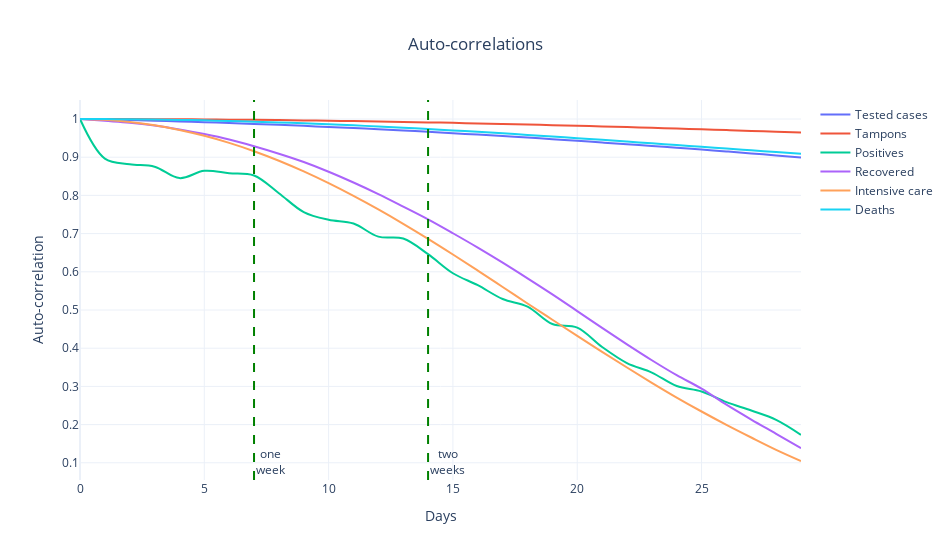

Notebook code cell kept with this figure:
### Code cell
days = 30

new_cases = pd.DataFrame({
   'giorni': range(days),
   'autocor_tamponi_eseguiti': [
      dpc_regioni_firstw['tamponi_giorno'].corr(
         dpc_regioni_firstw['tamponi_giorno'].shift(i)
      ) for i in range(days)],
   'autocor_casi_testati': [
      dpc_regioni_firstw['casi_testati_giorno'].corr(
         dpc_regioni_firstw['casi_testati_giorno'].shift(i)
      ) for i in range(days)],
   'autocor_nuovi_positivi': [
      dpc_regioni_firstw['nuovi_positivi'].corr(
         dpc_regioni_firstw['nuovi_positivi'].shift(i)
      ) for i in range(days)],
   'autocor_nuovi_ricoverati': [
      dpc_regioni_firstw['ricoverati_con_sintomi_giorno'].corr(
         dpc_regioni_firstw['ricoverati_con_sintomi_giorno'].shift(i)
      ) for i in range(days)],
   'autocor_nuove_TI': [
      dpc_regioni_firstw['terapia_intensiva_giorno'].corr(
         dpc_regioni_firstw['terapia_intensiva_giorno'].shift(i)
      ) for i in range(days)],
   'autocor_nuovi_decessi': [
      dpc_regioni_firstw['deceduti_giorno'].corr(
         dpc_regioni_firstw['deceduti_giorno'].shift(i)
      ) for i in range(days)]
   })

fig = go.Figure()
fig.add_trace(
    go.Scatter(
        x=new_cases['giorni'],
        y=new_cases['autocor_casi_testati'],
        name='Tested cases', 
        line_shape='spline'
    )
)
fig.add_trace(
    go.Scatter(
        x=new_cases['giorni'],
        y=new_cases['autocor_tamponi_eseguiti'],
        name='Tampons', 
        line_shape='spline'
    )
)
fig.add_trace(
    go.Scatter(
        x=new_cases['giorni'],
        y=new_cases['autocor_nuovi_positivi'],
        name='Positives', 
        line_shape='spline'
    )
)
fig.add_trace(
    go.Scatter(
        x=new_cases['giorni'],
        y=new_cases['autocor_nuovi_ricoverati'],
        name='Recovered', 
        line_shape='spline'
    )
)
fig.add_trace(
    go.Scatter(
        x=new_cases['giorni'],
        y=new_cases['autocor_nuove_TI'],
        name='Intensive care', 
        line_shape='spline'
    )
)
fig.add_trace(
    go.Scatter(
        x=new_cases['giorni'],
        y=new_cases['autocor_nuovi_decessi'],
        name='Deaths', 
        line_shape='spline'
    )
)

fig.add_vline(
   x = 7, 
   line_dash='dash',
   line_color='green',
   annotation_text='one<br>week', 
   annotation_position='bottom right'
)

fig.add_vline(
   x = 14, 
   line_dash='dash', 
   line_color='green',
   annotation_text='two<br>weeks', 
   annotation_position='bottom right'
)

fig.update_yaxes(title_text='Auto-correlation')
fig.update_xaxes(title_text='Days')
fig.update_layout(
   width=950, 
   template='plotly_white',
   title='Auto-correlations',
   title_x=0.5
)

fig.show()

### Figure 1 — Plotly figure (JSON) as saved in the notebook; plotly's stock layout.template omitted (floating-point values rounded to 4 significant figures)
{"data": [{"line": {"shape": "spline"}, "name": "Tested cases", "type": "scatter", "x": [0, 1, 2, 3, 4, 5, 6, 7, 8, 9, 10, 11, 12, 13, 14, 15, 16, 17, 18, 19, 20, 21, 22, 23, 24, 25, 26, 27, 28, 29], "y": [1, 0.9986, 0.9971, 0.9955, 0.9937, 0.9917, 0.9895, 0.9872, 0.9846, 0.982, 0.9792, 0.9763, 0.9732, 0.9699, 0.9664, 0.9628, 0.9591, 0.9553, 0.9513, 0.9472, 0.9429, 0.9385, 0.934, 0.9294, 0.9248, 0.92, 0.915, 0.9099, 0.9048, 0.8995]}, {"line": {"shape": "spline"}, "name": "Tampons", "type": "scatter", "x": [0, 1, 2, 3, 4, 5, 6, 7, 8, 9, 10, 11, 12, 13, 14, 15, 16, 17, 18, 19, 20, 21, 22, 23, 24, 25, 26, 27, 28, 29], "y": [1, 0.9999, 0.9998, 0.9995, 0.9992, 0.9988, 0.9983, 0.9978, 0.9971, 0.9963, 0.9954, 0.9945, 0.9934, 0.9923, 0.9912, 0.9899, 0.9885, 0.987, 0.9855, 0.9839, 0.9823, 0.9806, 0.9788, 0.9769, 0.9749, 0.9729, 0.9709, 0.9689, 0.9667, 0.9645]}, {"line": {"shape": "spline"}, "name": "Positives", "type": "scatter", "x": [0, 1, 2, 3, 4, 5, 6, 7, 8, 9, 10, 11, 12, 13, 14, 15, 16, 17, 18, 19, 20, 21, 22, 23, 24, 25, 26, 27, 28, 29], "y": [1.0, 0.8965, 0.8815, 0.8752, 0.8452, 0.8643, 0.858, 0.8523, 0.8057, 0.7564, 0.7361, 0.7263, 0.692, 0.687, 0.6461, 0.5962, 0.5649, 0.5288, 0.5089, 0.4633, 0.454, 0.4032, 0.361, 0.3362, 0.301, 0.2866, 0.2587, 0.2368, 0.2125, 0.1731]}, {"line": {"shape": "spline"}, "name": "Recovered", "type": "scatter", "x": [0, 1, 2, 3, 4, 5, 6, 7, 8, 9, 10, 11, 12, 13, 14, 15, 16, 17, 18, 19, 20, 21, 22, 23, 24, 25, 26, 27, 28, 29], "y": [1, 0.9952, 0.9903, 0.9828, 0.9724, 0.9605, 0.9462, 0.9285, 0.909, 0.8873, 0.8619, 0.8337, 0.8034, 0.7706, 0.7372, 0.7009, 0.6633, 0.6239, 0.5828, 0.5408, 0.4972, 0.453, 0.41, 0.3685, 0.3294, 0.2942, 0.2521, 0.2131, 0.1758, 0.1381]}, {"line": {"shape": "spline"}, "name": "Intensive care", "type": "scatter", "x": [0, 1, 2, 3, 4, 5, 6, 7, 8, 9, 10, 11, 12, 13, 14, 15, 16, 17, 18, 19, 20, 21, 22, 23, 24, 25, 26, 27, 28, 29], "y": [1, 0.9978, 0.9923, 0.9836, 0.9713, 0.956, 0.9375, 0.9157, 0.8907, 0.8627, 0.8319, 0.7987, 0.7632, 0.7256, 0.6862, 0.6453, 0.6032, 0.5602, 0.5169, 0.4745, 0.4323, 0.3906, 0.3494, 0.3095, 0.2708, 0.2343, 0.1994, 0.1662, 0.1341, 0.1047]}, {"line": {"shape": "spline"}, "name": "Deaths", "type": "scatter", "x": [0, 1, 2, 3, 4, 5, 6, 7, 8, 9, 10, 11, 12, 13, 14, 15, 16, 17, 18, 19, 20, 21, 22, 23, 24, 25, 26, 27, 28, 29], "y": [1, 0.9998, 0.9994, 0.9987, 0.9977, 0.9964, 0.9949, 0.9931, 0.991, 0.9887, 0.9862, 0.9834, 0.9804, 0.9772, 0.9737, 0.9702, 0.9664, 0.9625, 0.9584, 0.9542, 0.9499, 0.9455, 0.941, 0.9364, 0.9317, 0.9271, 0.9225, 0.9179, 0.9134, 0.9089]}], "layout": {"annotations": [{"showarrow": false, "text": "one<br>week", "x": 7, "xanchor": "left", "xref": "x", "y": 0, "yanchor": "bottom", "yref": "y domain"}, {"showarrow": false, "text": "two<br>weeks", "x": 14, "xanchor": "left", "xref": "x", "y": 0, "yanchor": "bottom", "yref": "y domain"}], "shapes": [{"line": {"color": "green", "dash": "dash"}, "type": "line", "x0": 7, "x1": 7, "xref": "x", "y0": 0, "y1": 1, "yref": "y domain"}, {"line": {"color": "green", "dash": "dash"}, "type": "line", "x0": 14, "x1": 14, "xref": "x", "y0": 0, "y1": 1, "yref": "y domain"}], "title": {"text": "Auto-correlations", "x": 0.5}, "width": 950, "xaxis": {"title": {"text": "Days"}}, "yaxis": {"title": {"text": "Auto-correlation"}}}}
